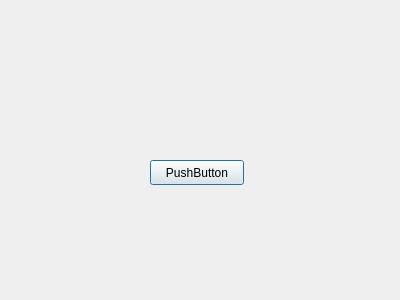
<?xml version="1.0" encoding="UTF-8"?>
<ui version="4.0">
 <class>FormSetTime</class>
 <widget class="QDialog" name="FormSetTime">
  <property name="geometry">
   <rect>
    <x>0</x>
    <y>0</y>
    <width>400</width>
    <height>300</height>
   </rect>
  </property>
  <property name="windowTitle">
   <string>Dialog</string>
  </property>
  <widget class="QPushButton" name="pushButton">
   <property name="geometry">
    <rect>
     <x>150</x>
     <y>160</y>
     <width>94</width>
     <height>25</height>
    </rect>
   </property>
   <property name="text">
    <string>PushButton</string>
   </property>
  </widget>
 </widget>
 <resources/>
 <connections/>
</ui>
